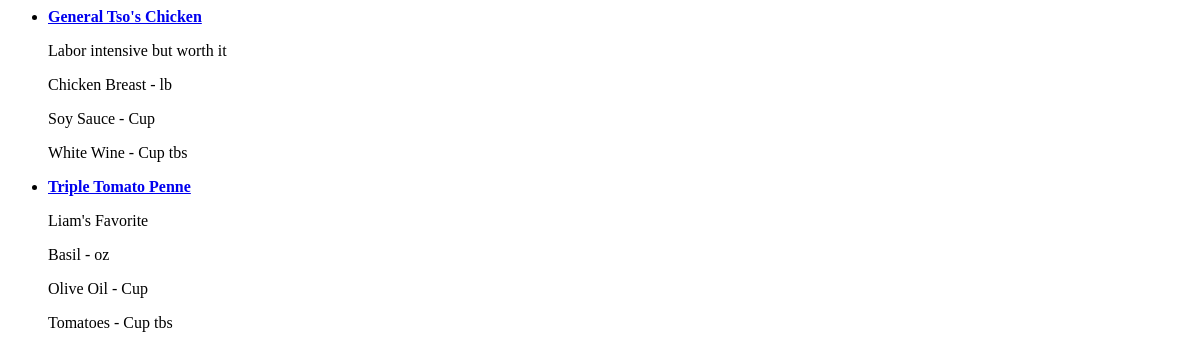
Before: /mealplanner/ with the older database file.
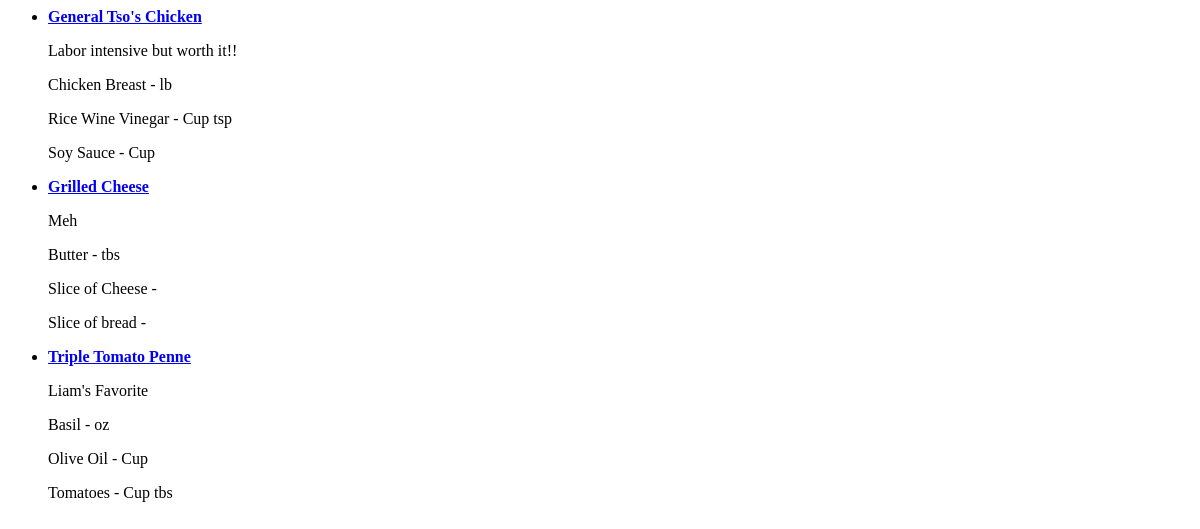
After: the same page with the newer database file.
### mealplanner/models.py (models this page shows, shortened)
class Recipe(models.Model):
    name = models.CharField(max_length=100)
    created = models.DateTimeField(auto_now_add = True)
    text = models.CharField(max_length=255)
    class Meta:
        ordering = ('name',)

class Ingredient(models.Model):
    CUP = 'CP'
    TABLESPOON = 'TB'
    TEASPOON = 'TS'
    POUND = 'LB'
    OUNCE = 'OZ'
    FLOUNCE = 'FO'
    NONE = 'NA'
    UNIT_OF_MEASURE_CHOICES = (
        (CUP, 'Cup'),
        (TABLESPOON, 'tbs'),
        (TEASPOON, 'tsp'),
        (POUND, 'lb'),
        (OUNCE, 'oz'),
        (FLOUNCE, 'fl oz'),
        (NONE, 'none'),
    )
    name = models.CharField(max_length=55)
    recipe = models.ForeignKey(Recipe)
    quantity = DecimalFractionField(max_digits=4,
                                    decimal_places=2,
                                    limit_denominator=8,
                                    coerce_thirds=True)
    unitOfMeasure = models.CharField(
        max_length=2,
        choices=UNIT_OF_MEASURE_CHOICES,
        default=CUP,
    )
    quantity_2 = DecimalFractionField(max_digits=4,
                                    decimal_places=2,
                                    limit_denominator=8,
                                    coerce_thirds=True)
    unitOfMeasure_2 = models.CharField(
        max_length=2,
        choices=UNIT_OF_MEASURE_CHOICES,
        default=TABLESPOON,
    )
    class Meta:
        ordering = ('name',)

### mealplanner/views.py (the view)
class RecipeIndex(View):
    def get(self, request, *args, **kwargs):
        q = Recipe.objects.all()
        template_name = 'mealplanner/recipe_index.html'
        return render(request, template_name, {'object_list': q})

### mealplanner/templates/mealplanner/recipe_index.html (shortened to what this page needs)
{% load fractions %}
{% for recipe in object_list %}
<ul>
        <p>
        <li><a href="{% url 'mealplanner:recipe-detail' recipe.pk %}"><strong>{{ recipe.name }}</strong></a></li>
        <p>{{ recipe.text }}</p>
        {% for ingredient in recipe.ingredient_set.all %}
        <p> {{ ingredient.name }}
            - {% display_fraction ingredient.quantity allow_mixed_numbers=True %}
            {% if not ingredient.unitOfMeasure == 'NA' %}
            {{ ingredient.get_unitOfMeasure_display }}
            {% endif %}
            {% if not ingredient.quantity_2 == 0 %}
            {{ ingredient.get_unitOfMeasure_2_display }}
            {% endif %}
        </p>
    {% endfor %}
</ul>
{% endfor %}

Changed rows visible on the page:
changed Recipe "General Tso's Chicken": text "Labor intensive but worth it" → "Labor intensive but worth it!!"
changed Ingredient: name "White Wine" → "Rice Wine Vinegar"; unitOfMeasure_2 "tbs" → "tsp"; moves up the list
added Recipe: name "Grilled Cheese", text "Meh"
added Ingredient: name "Butter", unitOfMeasure "tbs", shown under "Grilled Cheese"
added Ingredient: name "Slice of Cheese", shown under "Grilled Cheese"
added Ingredient: name "Slice of bread", shown under "Grilled Cheese"
